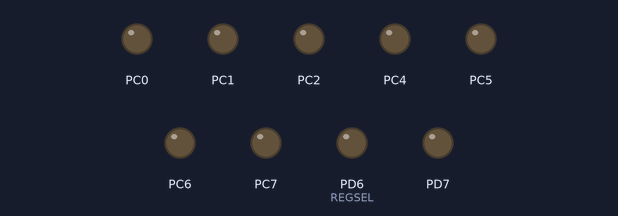
Simulated run of this program. Board: ATmega32, built with avr-gcc and emulated at 16 MHz. Parts: output pins drawn as LEDs (lit = HIGH). Pins used as bus, display or sensor lines are not drawn.

Above: at 0.07 s.
At 0.95 s:
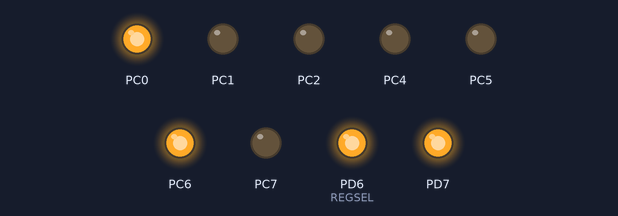
At 39.77 s:
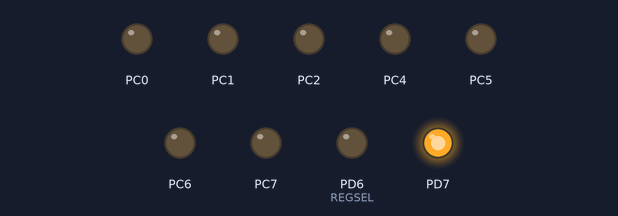
Timing chart, 0 to 40.0 s (numbered marks = the images above):
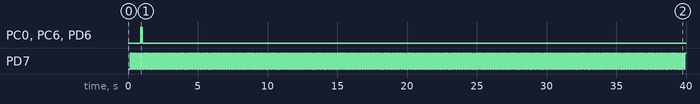

The program:

main.c
```c
/**
 * \file
 *
 * \brief Empty user application template
 *
 */

/**
 * \mainpage User Application template doxygen documentation
 *
 * \par Empty user application template
 *
 * Bare minimum empty user application template
 *
 * \par Content
 *
 * -# Include the ASF header files (through asf.h)
 * -# "Insert system clock initialization code here" comment
 * -# Minimal main function that starts with a call to board_init()
 * -# "Insert application code here" comment
 *
 */

/*
 * Include header files for all drivers that have been imported from
 * Atmel Software Framework (ASF).
 */
/*
 * Support and FAQ: visit <a href="http://www.atmel.com/design-support/">Atmel Support</a>
 */

//#ifndef F_CPU
//#define F_CPU 1000000UL
//#endif

#include <avr/io.h>
#include <util/delay.h>
#include <avr/interrupt.h>

//#define LCDREADWRITE PIND2 // LCD read/write
#define REGSEL PIND6 // LCD Register select. 0 = command
#define ENABLE PIND5 // LCD Enable.
#define LCDDATA PORTC
#define LCDCONTROL PORTD
#define LCDDATADIR DDRC
#define LCDCONTROLDIR DDRD

void LCDSendCommand(unsigned char command);
void LCDSendChar(unsigned char character);
void TickleLCD(void);
void SeeIfLCDBusy(void);


int count = 0;

int main (void)
{
	// Set up blinker on PD7
	DDRD |= 1<<PIND7;
	TCCR1B |= 1<<CS10 | 1<<CS12 | 1<<WGM12;
	OCR1A = 487;
	TIMSK |= 1<<OCIE1A;

	// Configure LCD
	LCDDATADIR = 0xFF;
	LCDCONTROLDIR |= (1<<ENABLE | 1<<REGSEL);
	//LCDCONTROL &= ~(1<<LCDREADWRITE);


	sei();
	_delay_ms(500);
	LCDDATA = 0x00;

	LCDSendCommand(0x1);
	_delay_ms(2);
	LCDSendCommand(0x38);
	_delay_us(50);
	LCDSendCommand(0b00001110);
	_delay_us(50);
	LCDSendChar(0x41);
	_delay_us(60);
	while(1)
	{
	}
}

ISR(TIMER1_COMPA_vect)
{
	count++;
	if (count>=5) {
		PORTD |= 1<<PIND7;
		_delay_ms(100);
		PORTD &= !(1<<PIND7);
		count = 0;
	}
}

void LCDSendCommand(unsigned char command)
{
	LCDDATA = command;
	LCDCONTROL &= ~(1<<REGSEL);
	TickleLCD();
	LCDDATA = 0;
}

void LCDSendChar(unsigned char character)
{
	//SeeIfLCDBusy();
	LCDDATA = character;
	//LCDCONTROL &= ~(1<<LCDREADWRITE);
	LCDCONTROL |= 1<<REGSEL;
	_delay_ms(5);
	TickleLCD();
	LCDDATA = 0;
}

void TickleLCD()
{
	//SeeIfLCDBusy();
	LCDCONTROL |= 1<<ENABLE;
	asm volatile ("nop");
	asm volatile ("nop");
	LCDCONTROL &= ~(1<<ENABLE);
}

void SeeIfLCDBusy()
{
	LCDDATADIR = 0;
	//LCDCONTROL |= (1<<LCDREADWRITE);
	LCDCONTROL &= ~(1<<REGSEL);

	while(LCDDATA >= 0x80)
	{
		TickleLCD();
	}

	//LCDCONTROL &= ~(1<<LCDREADWRITE);
	LCDDATADIR = 0xff;

}
```

Measured:
- by itself, PC0, PC6: LOW → HIGH at 0.90 s, → LOW 0.11 s later
- by itself, PD6 (REGSEL): LOW → HIGH at 0.90 s, → LOW 0.10 s later
- by itself, PD7: alternates HIGH for 0.10 s and LOW for 0.09 s
